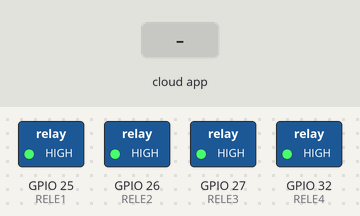
A sketch run on a simulated ESP32. Parts: switched loads named in the sketch (green lamp = pin HIGH). Inputs (shaded band) come from the test bench. What the sketch prints to the serial monitor is not drawn.

Above: at 2.7 s.
2.8 s: the phone or cloud app sets rele-1 to 1
At 3.2 s:
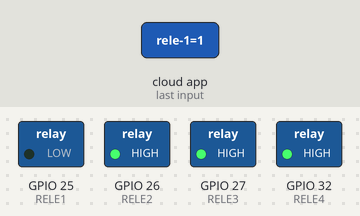
4.3 s: the phone or cloud app sets rele-2 to 1
At 4.6 s:
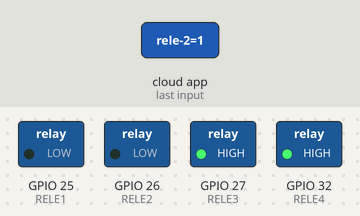
5.8 s: the phone or cloud app sets rele-1 to 0
At 7.0 s:
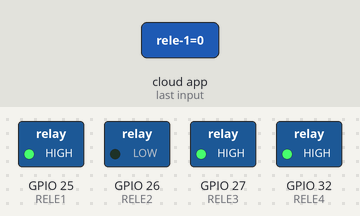
7.3 s: the phone or cloud app sets rele-3 to 1
At 8.5 s:
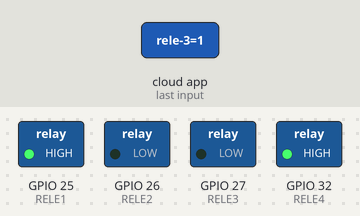
8.8 s: the phone or cloud app sets rele-4 to 1
At 10.0 s:
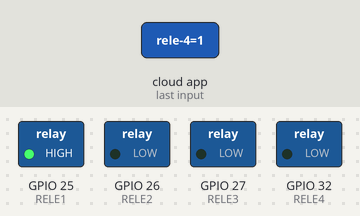
10.3 s: the phone or cloud app sets rele-2 to 0
At 11.5 s:
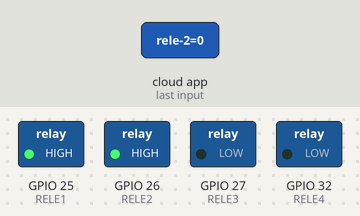
Timing chart, 0 to 12.8 s (numbered marks = the images above; inputs shaded):
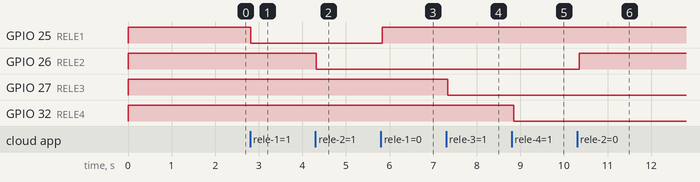

Measured:
- after the input at 2.8 s, GPIO 25 (RELE1): HIGH → LOW at once
- after the input at 4.3 s, GPIO 26 (RELE2): HIGH → LOW at once
- after the input at 5.8 s, GPIO 25 (RELE1): LOW → HIGH at once
- after the input at 7.3 s, GPIO 27 (RELE3): HIGH → LOW at once
- after the input at 8.8 s, GPIO 32 (RELE4): HIGH → LOW after 0.05 s
- after the input at 10.3 s, GPIO 26 (RELE2): LOW → HIGH after 0.05 s

The sketch:

controle_residencial_esp32.ino
```cpp
// ============================================================
// TCC - ENGENHARIA ELÉTRICA
// Controle remoto de quatro relés utilizando ESP32
// Comunicação pela Internet através do Adafruit IO
//
// GPIO25 -> IN1
// GPIO26 -> IN2
// GPIO27 -> IN3
// GPIO32 -> IN4
//
// Módulo de relés testado:
// LOW  = relé acionado
// HIGH = relé desacionado
// ============================================================

#include "AdafruitIO_WiFi.h"

// ============================================================
// 1. CREDENCIAIS
// ============================================================

// Dados da conta Adafruit IO.
#define IO_USERNAME "Inserir ID cadastrado Adafruit"
#define IO_KEY      "Inserir Chave de acesso IO Key Adafruit"

// Dados da rede Wi-Fi.
#define WIFI_SSID   "Nome da minha Rede Wi-Fi"
#define WIFI_PASS   "Senha da minha rede Wi-Fi"

// Cria a conexão entre ESP32, Wi-Fi e Adafruit IO.
AdafruitIO_WiFi io(IO_USERNAME, IO_KEY, WIFI_SSID, WIFI_PASS);


// ============================================================
// 2. GPIOs DOS QUATRO RELÉS
// ============================================================

const int RELE1 = 25;
const int RELE2 = 26;
const int RELE3 = 27;
const int RELE4 = 32;

// Nosso módulo trabalha com lógica invertida.
const int RELE_LIGADO    = LOW;
const int RELE_DESLIGADO = HIGH;


// ============================================================
// 3. FEEDS DO ADAFRUIT IO
// ============================================================

// IMPORTANTE:
// Confira no Adafruit IO se estas são realmente as Feed Keys.

AdafruitIO_Feed *feedRele1 = io.feed("rele-1");
AdafruitIO_Feed *feedRele2 = io.feed("rele-2");
AdafruitIO_Feed *feedRele3 = io.feed("rele-3");
AdafruitIO_Feed *feedRele4 = io.feed("rele-4");


// ============================================================
// 4. FUNÇÕES QUE RECEBEM OS COMANDOS
// ============================================================

// Esta função é executada quando o feed do Relé 1 recebe
// um novo valor do Adafruit IO.
void comandoRele1(AdafruitIO_Data *data) {

  int comando = data->toInt();

  if (comando == 1) {
    digitalWrite(RELE1, RELE_LIGADO);
    Serial.println("Rele 1 LIGADO pela Internet");
  }
  else {
    digitalWrite(RELE1, RELE_DESLIGADO);
    Serial.println("Rele 1 DESLIGADO pela Internet");
  }
}


// Relé 2
void comandoRele2(AdafruitIO_Data *data) {

  int comando = data->toInt();

  if (comando == 1) {
    digitalWrite(RELE2, RELE_LIGADO);
    Serial.println("Rele 2 LIGADO pela Internet");
  }
  else {
    digitalWrite(RELE2, RELE_DESLIGADO);
    Serial.println("Rele 2 DESLIGADO pela Internet");
  }
}


// Relé 3
void comandoRele3(AdafruitIO_Data *data) {

  int comando = data->toInt();

  if (comando == 1) {
    digitalWrite(RELE3, RELE_LIGADO);
    Serial.println("Rele 3 LIGADO pela Internet");
  }
  else {
    digitalWrite(RELE3, RELE_DESLIGADO);
    Serial.println("Rele 3 DESLIGADO pela Internet");
  }
}


// Relé 4
void comandoRele4(AdafruitIO_Data *data) {

  int comando = data->toInt();

  if (comando == 1) {
    digitalWrite(RELE4, RELE_LIGADO);
    Serial.println("Rele 4 LIGADO pela Internet");
  }
  else {
    digitalWrite(RELE4, RELE_DESLIGADO);
    Serial.println("Rele 4 DESLIGADO pela Internet");
  }
}


// ============================================================
// 5. SETUP
// ============================================================

void setup() {

  Serial.begin(115200);

  // ----------------------------------------------------------
  // Estado inicial dos relés
  // ----------------------------------------------------------

  // Antes de configurar os pinos como saída,
  // testei mantendo todos em nível HIGH.
  // No nosso módulo, HIGH significa relé desacionado.

  digitalWrite(RELE1, RELE_DESLIGADO);
  digitalWrite(RELE2, RELE_DESLIGADO);
  digitalWrite(RELE3, RELE_DESLIGADO);
  digitalWrite(RELE4, RELE_DESLIGADO);

  pinMode(RELE1, OUTPUT);
  pinMode(RELE2, OUTPUT);
  pinMode(RELE3, OUTPUT);
  pinMode(RELE4, OUTPUT);

  // Garante novamente que todos iniciem desligados.
  digitalWrite(RELE1, RELE_DESLIGADO);
  digitalWrite(RELE2, RELE_DESLIGADO);
  digitalWrite(RELE3, RELE_DESLIGADO);
  digitalWrite(RELE4, RELE_DESLIGADO);

  Serial.println();
  Serial.println("Sistema iniciado.");
  Serial.println("Todos os reles inicialmente desligados.");


  // ----------------------------------------------------------
  // Associa cada feed à sua função
  // ----------------------------------------------------------

  feedRele1->onMessage(comandoRele1);
  feedRele2->onMessage(comandoRele2);
  feedRele3->onMessage(comandoRele3);
  feedRele4->onMessage(comandoRele4);


  // ----------------------------------------------------------
  // Conexão com o Adafruit IO
  // ----------------------------------------------------------

  Serial.print("Conectando ao Adafruit IO");

  io.connect();

  // Aguarda a conexão.
  while (io.status() < AIO_CONNECTED) {
    Serial.print(".");
    delay(500);
  }

  Serial.println();

  // Mostra no Monitor Serial o estado da conexão.
  Serial.println(io.statusText());

  Serial.println("ESP32 conectado ao Adafruit IO.");
  Serial.println("Sistema pronto para receber comandos.");

  // Solicita ao Adafruit IO o último valor existente
  // em cada feed.
  feedRele1->get();
  feedRele2->get();
  feedRele3->get();
  feedRele4->get();
}


// ============================================================
// 6. LOOP
// ============================================================

void loop() {

  // Esta é a principal função do Adafruit IO durante
  // a execução do programa.
  //
  // Ela mantém a comunicação ativa e verifica se chegaram
  // novos comandos dos feeds.
  //
  // Por isso precisa ser executada continuamente.
  io.run();
}
```
